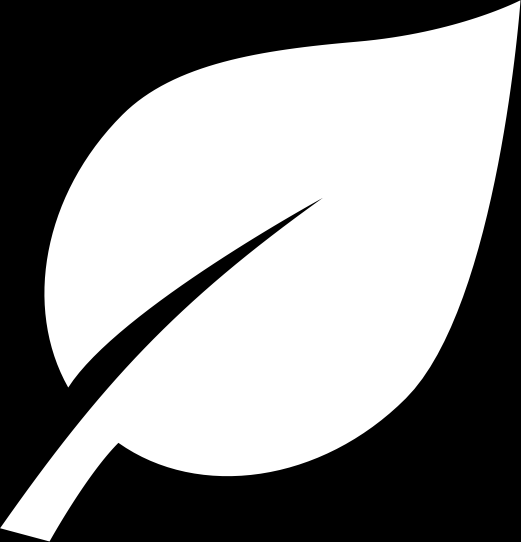
#> input picture images/leaf.png, 521 x 542 px
$ python -i plant_card.py   (imports and definitions only)   (older library calls are emulated)
#> lines starting #> are read from the running program, lines starting #| are printed output that depends on the picture
#> further down, picture is the input picture: shape (542, 521, 3); min 0, max 255, mean 143.5
from PIL import Image, ImageChops, ImageDraw, ImageFont
from functools import lru_cache

import datetime
import json

class PlantCard:
  def __init__(self, data):
    self.droplet, self.leaf = PlantCard.__get_base_icons()
    self.data = data

  @staticmethod
  @lru_cache(maxsize=None)
  def __get_config():
    config = None

    with open('config', 'r') as __config:
      config = json.loads(__config.read())

    return config

  # [4 lines left out: function __get_base_font, not called in this run]

  @staticmethod
  @lru_cache(maxsize=None)
  def __get_base_icons():
    droplet = Image.open("images/droplet.png")
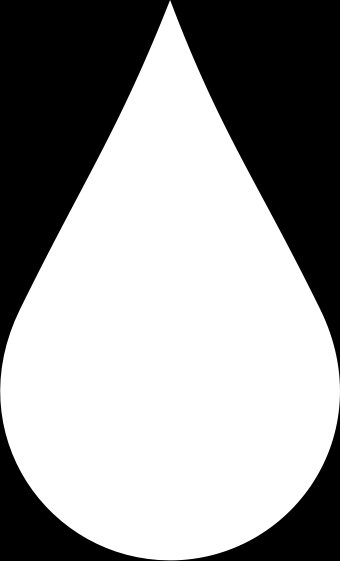
#> input picture images/droplet.png, 340 x 561 px
#> droplet is the input picture: PIL image 340x561 RGBA; mean R, G, B, A 155.4, 155.4, 155.4, 255
    droplet.thumbnail((100, 20), Image.ANTIALIAS)

    leaf = Image.open("images/leaf.png")
    leaf.thumbnail((100, 20), Image.ANTIALIAS)
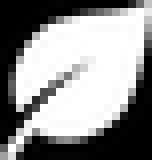
#> leaf: PIL image 19x20 RGBA (shown 8 times larger); mean R, G, B, A 143.1, 143.1, 143.1, 255

    return (droplet, leaf)

  # [9 lines left out: function __trim, not called in this run]

  def generate_fertilizer_cycle(self):
    config = PlantCard.__get_config()
    epoch = config.get("epoch")

    month, day, year = [int(x) for x in epoch.split("/")]
    epoch = datetime.date(year, month, day)
    todays_date = datetime.date.today()

    delta = (todays_date - epoch).days
    cycle = int(self.data.get("fertilizer_cycle"))
    days_until_fertilize = cycle - (delta % cycle)

    canvas = Image.new('1', (350, 20))
    canvas.paste(self.leaf, (0, 0))

    draw_context = ImageDraw.Draw(canvas)
    draw_context.text((25, -10), str(days_until_fertilize), font=PlantCard.__get_base_font(), fill=255)

    return PlantCard.__trim(canvas)

  # [58 lines left out: functions generate_water_cycle, generate_image, __repr__, not called in this run]

>>> import cv2
>>> picture = cv2.imread('images/leaf.png')
#> (the run stopped early here; a loop or call above may not have finished)
